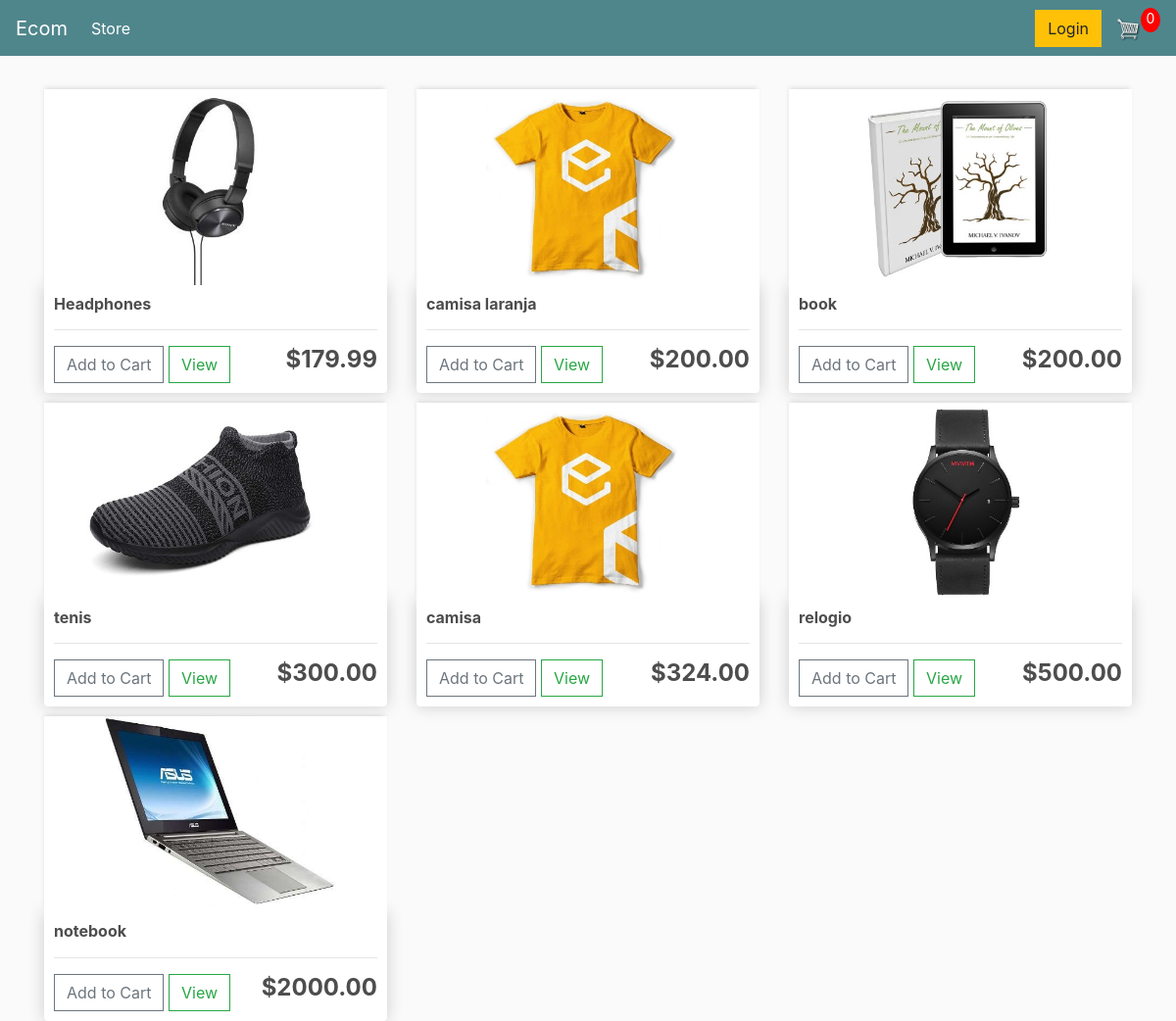
The page / on the database its author committed.
### store/models.py (models this page shows, shortened)
class Product(models.Model):
	name = models.CharField(max_length=200)
	price = models.FloatField()
	digital = models.BooleanField(default=False,null=True, blank=True)
	image = models.ImageField(null=True, blank=True)
	@property
	def imageURL(self):
		try:
			url = self.image.url
		except:
			url = ''
		return url

### store/views.py (the view)
# urls.py: path('', include('store.urls'))
def store(request):
	data = cartData(request)
	cartItems = data['cartItems']
	order = data['order']
	items = data['items']
	products = Product.objects.all()
	context = {'products':products, 'cartItems':cartItems}
	return render(request, 'store/store.html', context)

### store/utils.py (called while the page is built, shortened)
def cookieCart(request):
	try:
		cart = json.loads(request.COOKIES['cart'])
	except:
		cart = {}
		print('CART:', cart)
	items = []
	order = {'get_cart_total':0, 'get_cart_items':0, 'shipping':False}
	cartItems = order['get_cart_items']
	return {'cartItems':cartItems ,'order':order, 'items':items}

def cartData(request):
	if request.user.is_authenticated:
		customer = request.user.customer
		order, created = Order.objects.get_or_create(customer=customer, complete=False)
		items = order.orderitem_set.all()
		cartItems = order.get_cart_items
	else:
		cookieData = cookieCart(request)
		cartItems = cookieData['cartItems']
		order = cookieData['order']
		items = cookieData['items']
	return {'cartItems':cartItems ,'order':order, 'items':items}

### store/templates/store/store.html
{% extends 'store/main.html' %}
{% load static %}
{% block content %}
	<div class="row">
          {% for product in products %}
		<div class="col-lg-4">
               <img class="thumbnail" src="{{product.imageURL}}">
               <div class="box-element product">
                    <h6><strong>{{product.name}}</strong></h6>
                    <hr>
                    <button data-product="{{product.id}}" data-action="add" class="btn btn-outline-secondary add-btn update-cart">Add to Cart</button>
                    <a class="btn btn-outline-success" href="#">View</a>
                    <h4 style="display: inline-block; float: right"><strong>${{product.price|floatformat:2}}</strong></h4>
               </div>
          </div>
          {% endfor %}
	</div>
{% endblock content %}

### store/templates/store/main.html (shortened to what this page needs)
<!DOCTYPE html>
{% load static %}
<html>
<head>
	<link rel="stylesheet" href="https://stackpath.bootstrapcdn.com/bootstrap/4.4.1/css/bootstrap.min.css">
	<link rel="stylesheet" type="text/css" href="{% static 'css/main.css' %}">
</head>
<body>
	<nav class="navbar navbar-expand-lg navbar-dark bg-dark">
	  <a class="navbar-brand" href="{% url 'store' %}">Ecom</a>
	  <div class="collapse navbar-collapse" id="navbarSupportedContent">
	    <ul class="navbar-nav mr-auto">
	      <li class="nav-item active">
	        <a class="nav-link" href="{% url 'store' %}">Store <span class="sr-only">(current)</span></a>
	      </li>
	    </ul>
	    <div class="form-inline my-2 my-lg-0">
	     	<a href="#"class="btn btn-warning">Login</a>
	     	<a href="{% url 'cart' %}">
	    		<img  id="cart-icon" src="{% static 'images/cart.png' %}">
	    	</a>
	    	<p id="cart-total">{{cartItems}}</p>
	    </div>
	  </div>
	</nav>
     <div class="container">
            <br>
            {% block content %}
            {% endblock content %}
         </div>
</body>
</html>

### static/css/main.css (style rules this page uses)
body { background-color: hsl(0, 0%, 98%); }
h1,h2,h3,h4,h5,h6 { color:hsl(0, 0%, 30%); }
.box-element { box-shadow:hsl(0, 0%, 80%) 0 0 16px; background-color: #fff; border-radius: 4px; padding: 10px; }
.thumbnail { width: 100%; height: 200px; -webkit-box-shadow: -1px -3px 5px -2px rgba(214,214,214,1); -moz-box-shadow: -1px -3px 5px -2px rgba(214,214,214,1); box-shadow: -1px -3px 5px -2px rgba(214,214,214,1); }
.product { border-radius: 0 0 4px 4px; }
.bg-dark { background-color: #4f868c!important; }
#cart-icon { width:25px; display: inline-block; margin-left: 15px; }
#cart-total { display: block; text-align: center; color:#fff; background-color: red; width: 20px; height: 25px; border-radius: 50%; font-size: 14px; }
.col-lg-4, .col-lg-6, .col-lg-8, .col-lg-12 { margin-top: 10px; }
.btn { border-radius: 0; }

### rows shown on the page
Product: imageURL (picture), name "Headphones", price "179.99"
Product: imageURL (picture), name "camisa laranja", price "200.00"
Product: imageURL (picture), name "book", price "200.00"
Product: imageURL (picture), name "tenis", price "300.00"
Product: imageURL (picture), name "camisa", price "324.00"
Product: imageURL (picture), name "relogio", price "500.00"
Product: imageURL (picture), name "notebook", price "2000.00"

### other values the page prints
{{ cartItems }} "0"
